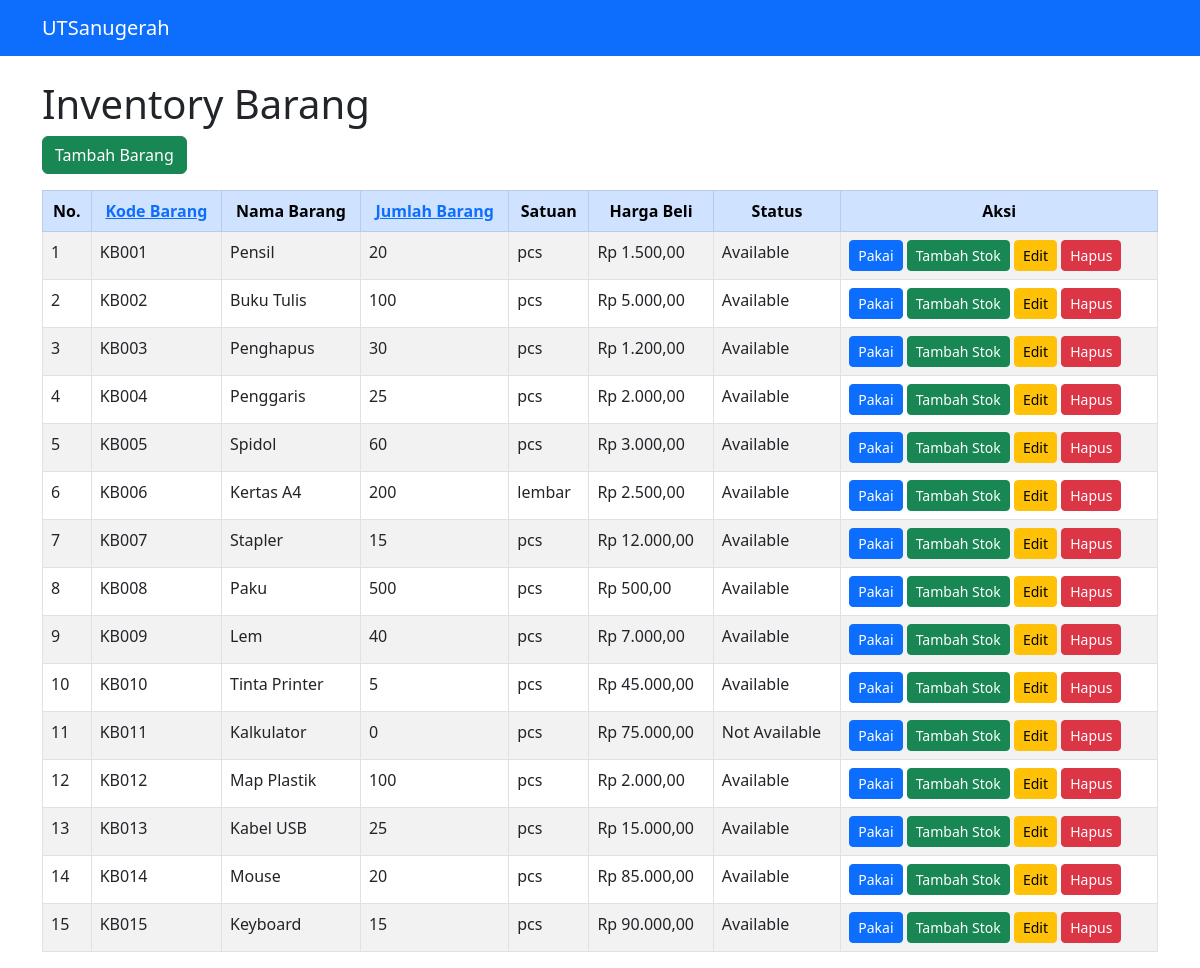
The page / on the database its author committed.
### tables this page shows
CREATE TABLE `tb_inventory` (
  `id_barang` int(10) NOT NULL,
  `kode_barang` varchar(20) NOT NULL,
  `nama_barang` varchar(50) NOT NULL,
  `jumlah_barang` int(10) NOT NULL,
  `satuan_barang` varchar(20) NOT NULL,
  `harga_beli` double(20,2) NOT NULL,
  `status_barang` tinyint(1) NOT NULL
);

### index.php (the view, shortened to what this page needs)
<?php
include 'config.php';
function toggleOrder($currentOrder) {
    return $currentOrder === 'ASC' ? 'desc' : 'asc';
}
$allowed_sort = ['kode_barang', 'jumlah_barang'];
$sort = $_GET['sort'] ?? 'id_barang';
$order = $_GET['order'] ?? 'asc';
if (!in_array($sort, $allowed_sort)) {
    $sort = 'id_barang';
}
$order = strtolower($order) == 'desc' ? 'DESC' : 'ASC';
$sql = "SELECT * FROM tb_inventory ORDER BY $sort $order";
$result = $conn->query($sql);
?>
<!DOCTYPE html>
<html lang="en">
<head>
    <link href="https://cdn.jsdelivr.net/npm/bootstrap@5.3.0/dist/css/bootstrap.min.css" rel="stylesheet" />
</head>
<body>
<nav class="navbar navbar-expand-lg navbar-dark bg-primary">
  <div class="container">
    <a class="navbar-brand" href="index.php">UTSanugerah</a>
  </div>
</nav>
<div class="container mt-4">
    <h1>Inventory Barang</h1>
    <a href="add_item.php" class="btn btn-success mb-3">Tambah Barang</a>
    <table class="table table-bordered table-striped">
        <thead class="table-primary">
            <tr>
                <th class="text-center">No.</th>
                <th class="text-center">
                    <a href="?sort=kode_barang&order=<?= toggleOrder($order) ?>">
                        Kode Barang
                    </a>
                </th>
                <th class="text-center">Nama Barang</th>
                <th class="text-center">
                    <a href="?sort=jumlah_barang&order=<?= toggleOrder($order) ?>">
                        Jumlah Barang
                    </a>
                </th>
                <th class="text-center">Satuan</th>
                <th class="text-center">Harga Beli</th>
                <th class="text-center">Status</th>
                <th class="text-center">Aksi</th>
            </tr>
        </thead>
        <tbody>
        <?php
        $no = 1;
        while($row = $result->fetch_assoc()):
        ?>
            <tr>
                <td><?= $no++ ?></td>
                <td><?= htmlspecialchars($row['kode_barang']) ?></td>
                <td><?= htmlspecialchars($row['nama_barang']) ?></td>
                <td><?= $row['jumlah_barang'] ?></td>
                <td><?= htmlspecialchars($row['satuan_barang']) ?></td>
                <td>Rp <?= number_format($row['harga_beli'], 2, ',', '.') ?></td>
                <td><?= $row['status_barang'] ? 'Available' : 'Not Available' ?></td>
                <td>
                    <a href="use_item.php?id=<?= $row['id_barang'] ?>" class="btn btn-primary btn-sm">Pakai</a>
                    <a href="add_stock.php?id=<?= $row['id_barang'] ?>" class="btn btn-success btn-sm">Tambah Stok</a>
                    <a href="edit_item.php?id=<?= $row['id_barang'] ?>" class="btn btn-warning btn-sm">Edit</a>
                    <a href="delete_item.php?id=<?= $row['id_barang'] ?>" class="btn btn-danger btn-sm" onclick="return confirm('Yakin ingin menghapus barang ini?')">Hapus</a>
                </td>
            </tr>
        <?php endwhile; ?>
        </tbody>
    </table>
</div>
</body>
</html>

### rows shown on the page
tb_inventory: kode_barang "KB001", nama_barang "Pensil", jumlah_barang "20", satuan_barang "pcs", harga_beli "1.500,00", status_barang "Available"
tb_inventory: kode_barang "KB002", nama_barang "Buku Tulis", jumlah_barang "100", satuan_barang "pcs", harga_beli "5.000,00", status_barang "Available"
tb_inventory: kode_barang "KB003", nama_barang "Penghapus", jumlah_barang "30", satuan_barang "pcs", harga_beli "1.200,00", status_barang "Available"
tb_inventory: kode_barang "KB004", nama_barang "Penggaris", jumlah_barang "25", satuan_barang "pcs", harga_beli "2.000,00", status_barang "Available"
tb_inventory: kode_barang "KB005", nama_barang "Spidol", jumlah_barang "60", satuan_barang "pcs", harga_beli "3.000,00", status_barang "Available"
tb_inventory: kode_barang "KB006", nama_barang "Kertas A4", jumlah_barang "200", satuan_barang "lembar", harga_beli "2.500,00", status_barang "Available"
tb_inventory: kode_barang "KB007", nama_barang "Stapler", jumlah_barang "15", satuan_barang "pcs", harga_beli "12.000,00", status_barang "Available"
tb_inventory: kode_barang "KB008", nama_barang "Paku", jumlah_barang "500", satuan_barang "pcs", harga_beli "500,00", status_barang "Available"
tb_inventory: kode_barang "KB009", nama_barang "Lem", jumlah_barang "40", satuan_barang "pcs", harga_beli "7.000,00", status_barang "Available"
tb_inventory: kode_barang "KB010", nama_barang "Tinta Printer", jumlah_barang "5", satuan_barang "pcs", harga_beli "45.000,00", status_barang "Available"
tb_inventory: kode_barang "KB011", nama_barang "Kalkulator", jumlah_barang "0", satuan_barang "pcs", harga_beli "75.000,00", status_barang "Not Available"
tb_inventory: kode_barang "KB012", nama_barang "Map Plastik", jumlah_barang "100", satuan_barang "pcs", harga_beli "2.000,00", status_barang "Available"
tb_inventory: kode_barang "KB013", nama_barang "Kabel USB", jumlah_barang "25", satuan_barang "pcs", harga_beli "15.000,00", status_barang "Available"
tb_inventory: kode_barang "KB014", nama_barang "Mouse", jumlah_barang "20", satuan_barang "pcs", harga_beli "85.000,00", status_barang "Available"
tb_inventory: kode_barang "KB015", nama_barang "Keyboard", jumlah_barang "15", satuan_barang "pcs", harga_beli "90.000,00", status_barang "Available"
